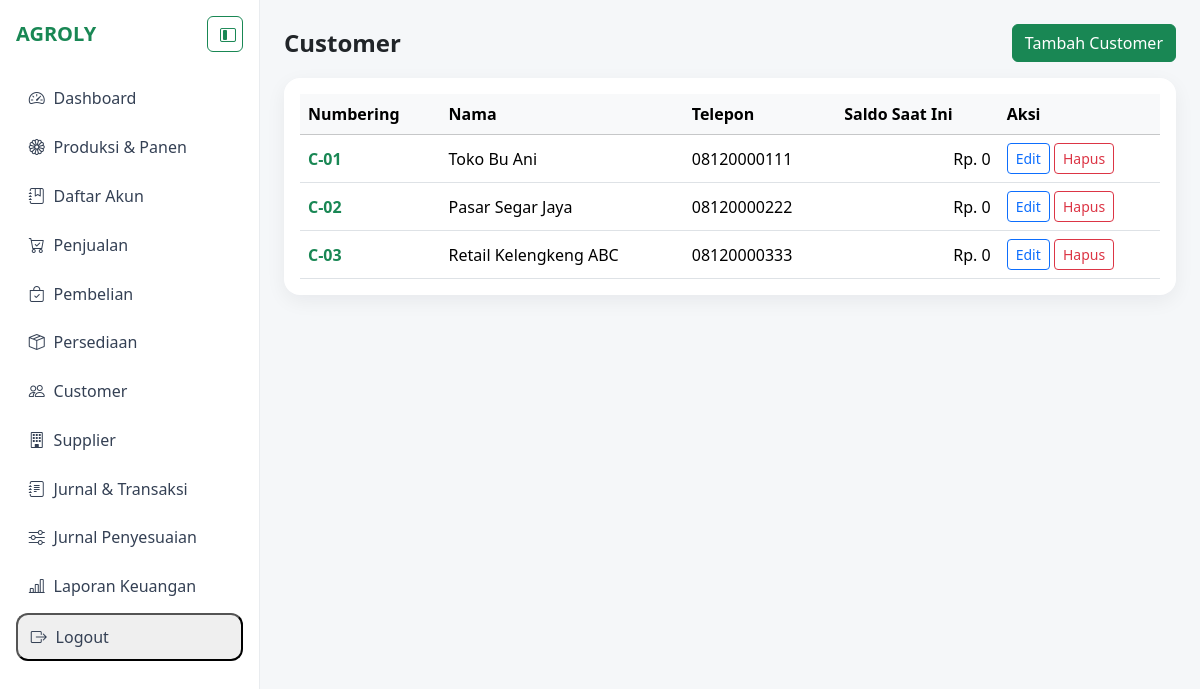
The page /relasi-bisnis/customer/ (signed in) on the database its author committed.
### agroly/relasi_bisnis/models.py (models this page shows, shortened)
class Customer(models.Model):
    numbering = models.CharField(max_length=20, unique=True, blank=True)
    nama = models.CharField(max_length=150)
    no_kartu = models.CharField(max_length=50, blank=True)
    alamat = models.TextField(blank=True)
    telepon = models.CharField(max_length=30, blank=True)
    saldo_saat_ini = models.DecimalField(max_digits=18, decimal_places=2, default=0)
    aktif = models.BooleanField(default=True)
    class Meta:
        db_table = "customer"
        verbose_name = "Customer"
        verbose_name_plural = "Customer"

### agroly/relasi_bisnis/views.py (the view)
# urls.py: path("customer/", CustomerListView.as_view(), name="customer"),
class CustomerListView(LoginRequiredMixin, ListView):
    model = Customer
    template_name = "relasi_bisnis/customer_list.html"
    context_object_name = "data_customer"
    def get_queryset(self):
        return Customer.objects.order_by("numbering", "id")

### agroly/akuntansi/templatetags/akuntansi_filters.py (called while the page is built)
@register.filter
def format_rp(nilai):
    return format_rupiah(nilai)

### agroly/utils/format_rupiah.py (called while the page is built)
def format_rupiah(nilai) -> str:
    amount = Decimal(nilai or 0).quantize(Decimal("1"), rounding=ROUND_HALF_UP)
    sign = "-" if amount < 0 else ""
    amount = abs(amount)
    integer_text = f"{int(amount):,}".replace(",", ".")
    return f"{sign}Rp. {integer_text}"

### templates/relasi_bisnis/customer_list.html (shortened to what this page needs)
{% extends "base.html" %}
{% load akuntansi_filters %}
{% block content %}
<div class="d-flex justify-content-between align-items-center mb-3">
  <h4 class="fw-bold mb-0">Customer</h4>
  <a class="btn btn-success" href="{% url 'relasi_bisnis:tambah_customer' %}">Tambah Customer</a>
</div>
<div class="card kartu p-3">
  <table class="table table-hover align-middle mb-0">
    <thead class="table-light">
      <tr>
        <th>Numbering</th>
        <th>Nama</th>
        <th>Telepon</th>
        <th>Saldo Saat Ini</th>
        <th>Aksi</th>
      </tr>
    </thead>
    <tbody>
      {% for item in data_customer %}
        <tr>
          <td class="fw-semibold text-success">{{ item.numbering }}</td>
          <td>{{ item.nama }}</td>
          <td>{{ item.telepon|default:"-" }}</td>
          <td class="text-end">{{ item.saldo_saat_ini|format_rp }}</td>
          <td>
            <a class="btn btn-sm btn-outline-primary" href="{% url 'relasi_bisnis:edit_customer' item.pk %}">Edit</a>
            <form method="post" action="{% url 'relasi_bisnis:hapus_customer' item.pk %}" class="d-inline">
              <button type="submit" class="btn btn-sm btn-outline-danger" onclick="return confirm('Hapus customer?')">Hapus</button>
            </form>
          </td>
        </tr>
      {% empty %}
        <tr><td colspan="5" class="text-center text-muted">Belum ada data.</td></tr>
      {% endfor %}
    </tbody>
  </table>
</div>
{% endblock %}

### templates/base.html (style rules this page uses)
body { background:#f5f7f9; }
.kartu { border:0; border-radius:1rem; box-shadow:0 6px 20px rgba(16,24,40,.06); transition:all .3s ease; }

### rows shown on the page
Customer: numbering "C-01", nama "Toko Bu Ani", telepon "08120000111", saldo_saat_ini "Rp. 0"
Customer: numbering "C-02", nama "Pasar Segar Jaya", telepon "08120000222", saldo_saat_ini "Rp. 0"
Customer: numbering "C-03", nama "Retail Kelengkeng ABC", telepon "08120000333", saldo_saat_ini "Rp. 0"
